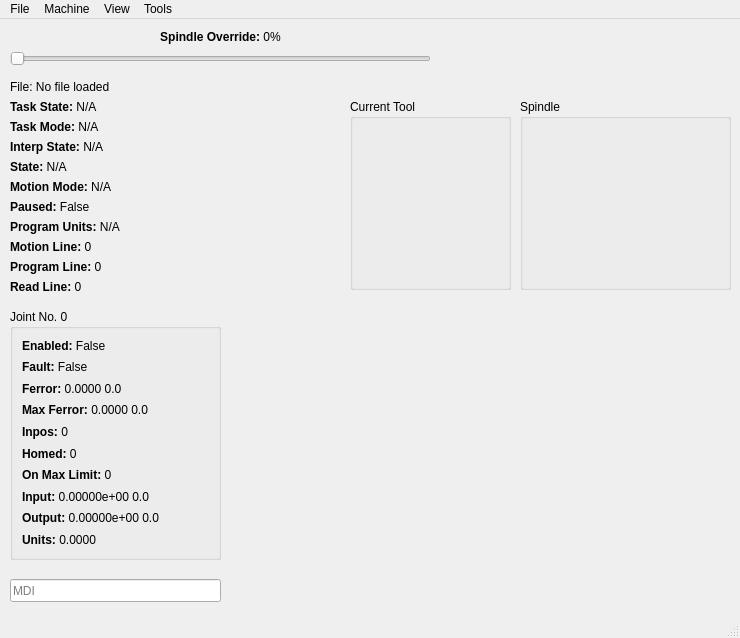
<?xml version="1.0" encoding="UTF-8"?>
<ui version="4.0">
 <class>Form</class>
 <widget class="VCPMainWindow" name="Form">
  <property name="geometry">
   <rect>
    <x>0</x>
    <y>0</y>
    <width>740</width>
    <height>638</height>
   </rect>
  </property>
  <property name="focusPolicy">
   <enum>Qt::StrongFocus</enum>
  </property>
  <property name="windowTitle">
   <string>QtPyVCP Demo - Status Labels</string>
  </property>
  <property name="toolTipDuration">
   <number>-1</number>
  </property>
  <property name="promptAtExit" stdset="0">
   <bool>false</bool>
  </property>
  <property name="promot_on_exit" stdset="0">
   <bool>false</bool>
  </property>
  <widget class="QWidget" name="centralwidget">
   <widget class="StatusLabel" name="statuslabelnew_4">
    <property name="geometry">
     <rect>
      <x>10</x>
      <y>120</y>
      <width>191</width>
      <height>16</height>
     </rect>
    </property>
    <property name="text">
     <string>&lt;b&gt;Interp State: &lt;/b&gt;N/A</string>
    </property>
    <property name="rules" stdset="0">
     <string>[{&quot;channels&quot;: [{&quot;url&quot;: &quot;status:interp_state?text&quot;, &quot;trigger&quot;: true}], &quot;property&quot;: &quot;Text&quot;, &quot;expression&quot;: &quot;\&quot;&lt;b&gt;Interp State: &lt;/b&gt;\&quot; + ch[0]&quot;, &quot;name&quot;: &quot;interp state&quot;}]</string>
    </property>
   </widget>
   <widget class="StatusLabel" name="statuslabelnew_7">
    <property name="geometry">
     <rect>
      <x>10</x>
      <y>180</y>
      <width>191</width>
      <height>16</height>
     </rect>
    </property>
    <property name="text">
     <string>&lt;b&gt;Paused: &lt;/b&gt;False</string>
    </property>
    <property name="rules" stdset="0">
     <string>[{&quot;channels&quot;: [{&quot;url&quot;: &quot;status:paused?text&quot;, &quot;trigger&quot;: true}], &quot;property&quot;: &quot;Text&quot;, &quot;expression&quot;: &quot;\&quot;&lt;b&gt;Paused: &lt;/b&gt;\&quot; + ch[0]&quot;, &quot;name&quot;: &quot;paused&quot;}]</string>
    </property>
   </widget>
   <widget class="StatusLabel" name="statuslabelnew_5">
    <property name="geometry">
     <rect>
      <x>10</x>
      <y>140</y>
      <width>191</width>
      <height>16</height>
     </rect>
    </property>
    <property name="text">
     <string>&lt;b&gt;State: &lt;/b&gt;N/A</string>
    </property>
    <property name="rules" stdset="0">
     <string>[{&quot;channels&quot;: [{&quot;url&quot;: &quot;status:state?text&quot;, &quot;trigger&quot;: true}], &quot;property&quot;: &quot;Text&quot;, &quot;expression&quot;: &quot;\&quot;&lt;b&gt;State: &lt;/b&gt;\&quot; + ch[0]&quot;, &quot;name&quot;: &quot;state&quot;}]</string>
    </property>
   </widget>
   <widget class="StatusLabel" name="statuslabelnew_6">
    <property name="geometry">
     <rect>
      <x>10</x>
      <y>160</y>
      <width>191</width>
      <height>16</height>
     </rect>
    </property>
    <property name="text">
     <string>&lt;b&gt;Motion Mode: &lt;/b&gt;N/A</string>
    </property>
    <property name="rules" stdset="0">
     <string>[{&quot;channels&quot;: [{&quot;url&quot;: &quot;status:motion_mode?text&quot;, &quot;trigger&quot;: true}], &quot;property&quot;: &quot;Text&quot;, &quot;expression&quot;: &quot;\&quot;&lt;b&gt;Motion Mode: &lt;/b&gt;\&quot; + ch[0]&quot;, &quot;name&quot;: &quot;motion mode&quot;}]</string>
    </property>
   </widget>
   <widget class="StatusLabel" name="statuslabelnew_8">
    <property name="geometry">
     <rect>
      <x>10</x>
      <y>200</y>
      <width>191</width>
      <height>16</height>
     </rect>
    </property>
    <property name="text">
     <string>&lt;b&gt;Program Units: &lt;/b&gt;N/A</string>
    </property>
    <property name="rules" stdset="0">
     <string>[{&quot;channels&quot;: [{&quot;url&quot;: &quot;status:program_units?text&quot;, &quot;trigger&quot;: true}], &quot;property&quot;: &quot;Text&quot;, &quot;expression&quot;: &quot;\&quot;&lt;b&gt;Program Units: &lt;/b&gt;\&quot; + ch[0]&quot;, &quot;name&quot;: &quot;prog units&quot;}]</string>
    </property>
   </widget>
   <widget class="StatusLabel" name="statuslabelnew">
    <property name="geometry">
     <rect>
      <x>10</x>
      <y>10</y>
      <width>421</width>
      <height>16</height>
     </rect>
    </property>
    <property name="text">
     <string>&lt;b&gt;Spindle Override:&lt;/b&gt;     0%</string>
    </property>
    <property name="alignment">
     <set>Qt::AlignCenter</set>
    </property>
    <property name="rules" stdset="0">
     <string>[{&quot;channels&quot;: [{&quot;url&quot;: &quot;status:spindle.0.override&quot;, &quot;trigger&quot;: true}], &quot;property&quot;: &quot;Text&quot;, &quot;expression&quot;: &quot;\&quot;&lt;b&gt;Spindle Override:&lt;/b&gt; {:6.0%}\&quot;.format(ch[0])&quot;, &quot;name&quot;: &quot;override&quot;}]</string>
    </property>
   </widget>
   <widget class="StatusLabel" name="statuslabelnew_3">
    <property name="geometry">
     <rect>
      <x>10</x>
      <y>100</y>
      <width>191</width>
      <height>16</height>
     </rect>
    </property>
    <property name="text">
     <string>&lt;b&gt;Task Mode:&lt;/b&gt; N/A</string>
    </property>
    <property name="rules" stdset="0">
     <string>[{&quot;channels&quot;: [{&quot;url&quot;: &quot;status:task_mode?text&quot;, &quot;trigger&quot;: true}], &quot;property&quot;: &quot;Text&quot;, &quot;expression&quot;: &quot;\&quot;&lt;b&gt;Task Mode:&lt;/b&gt; \&quot; + ch[0]&quot;, &quot;name&quot;: &quot;Task Mode&quot;}]</string>
    </property>
   </widget>
   <widget class="StatusLabel" name="statuslabelnew_9">
    <property name="geometry">
     <rect>
      <x>10</x>
      <y>220</y>
      <width>191</width>
      <height>16</height>
     </rect>
    </property>
    <property name="text">
     <string>&lt;b&gt;Motion Line:&lt;/b&gt; 0</string>
    </property>
    <property name="rules" stdset="0">
     <string>[{&quot;channels&quot;: [{&quot;url&quot;: &quot;status:motion_line&quot;, &quot;trigger&quot;: true}], &quot;property&quot;: &quot;Text&quot;, &quot;expression&quot;: &quot;\&quot;&lt;b&gt;Motion Line:&lt;/b&gt; {}\&quot;.format(ch[0])&quot;, &quot;name&quot;: &quot;motion line&quot;}]</string>
    </property>
   </widget>
   <widget class="StatusLabel" name="statuslabelnew_11">
    <property name="geometry">
     <rect>
      <x>10</x>
      <y>60</y>
      <width>601</width>
      <height>16</height>
     </rect>
    </property>
    <property name="text">
     <string>&lt;b&gt;File: &lt;/b&gt;No file loaded</string>
    </property>
    <property name="scaledContents">
     <bool>true</bool>
    </property>
    <property name="rules" stdset="0">
     <string>[{&quot;channels&quot;: [{&quot;url&quot;: &quot;status:file&quot;, &quot;trigger&quot;: true}], &quot;property&quot;: &quot;Text&quot;, &quot;expression&quot;: &quot;\&quot;&lt;b&gt;File: &lt;/b&gt;\&quot; + ch[0]&quot;, &quot;name&quot;: &quot;file&quot;}]</string>
    </property>
   </widget>
   <widget class="ActionSlider" name="actionslider">
    <property name="geometry">
     <rect>
      <x>10</x>
      <y>30</y>
      <width>421</width>
      <height>20</height>
     </rect>
    </property>
    <property name="orientation">
     <enum>Qt::Horizontal</enum>
    </property>
    <property name="actionName" stdset="0">
     <string>spindle.0.override</string>
    </property>
   </widget>
   <widget class="StatusLabel" name="statuslabelnew_2">
    <property name="geometry">
     <rect>
      <x>10</x>
      <y>80</y>
      <width>191</width>
      <height>16</height>
     </rect>
    </property>
    <property name="text">
     <string>&lt;b&gt;Task State:&lt;/b&gt; N/A</string>
    </property>
    <property name="rules" stdset="0">
     <string>[{&quot;channels&quot;: [{&quot;url&quot;: &quot;status:task_state?text&quot;, &quot;trigger&quot;: true}], &quot;property&quot;: &quot;Text&quot;, &quot;expression&quot;: &quot;\&quot;&lt;b&gt;Task State:&lt;/b&gt; {}\&quot;.format(ch[0])&quot;, &quot;name&quot;: &quot;Task State&quot;}]</string>
    </property>
   </widget>
   <widget class="StatusLabel" name="statuslabelnew_10">
    <property name="geometry">
     <rect>
      <x>10</x>
      <y>260</y>
      <width>191</width>
      <height>16</height>
     </rect>
    </property>
    <property name="text">
     <string>&lt;b&gt;Read Line:&lt;/b&gt; 0</string>
    </property>
    <property name="rules" stdset="0">
     <string>[{&quot;channels&quot;: [{&quot;url&quot;: &quot;status:read_line&quot;, &quot;trigger&quot;: true}], &quot;property&quot;: &quot;Text&quot;, &quot;expression&quot;: &quot;\&quot;&lt;b&gt;Read Line:&lt;/b&gt; {}\&quot;.format(ch[0])&quot;, &quot;name&quot;: &quot;read line&quot;}]</string>
    </property>
   </widget>
   <widget class="QGroupBox" name="groupBox">
    <property name="geometry">
     <rect>
      <x>10</x>
      <y>290</y>
      <width>211</width>
      <height>251</height>
     </rect>
    </property>
    <property name="title">
     <string>Joint No. 0</string>
    </property>
    <layout class="QVBoxLayout" name="verticalLayout">
     <item>
      <widget class="StatusLabel" name="statuslabelnew_13">
       <property name="text">
        <string>&lt;b&gt;Enabled:&lt;/b&gt; False</string>
       </property>
       <property name="rules" stdset="0">
        <string>[{&quot;channels&quot;: [{&quot;url&quot;: &quot;status:joint.0.enabled&quot;, &quot;trigger&quot;: true}], &quot;property&quot;: &quot;Text&quot;, &quot;expression&quot;: &quot;\&quot;&lt;b&gt;Enabled:&lt;/b&gt; %s\&quot; % bool(ch[0])&quot;, &quot;name&quot;: &quot;enabled&quot;}]</string>
       </property>
      </widget>
     </item>
     <item>
      <widget class="StatusLabel" name="statuslabelnew_14">
       <property name="text">
        <string>&lt;b&gt;Fault:&lt;/b&gt; False</string>
       </property>
       <property name="rules" stdset="0">
        <string>[{&quot;channels&quot;: [{&quot;url&quot;: &quot;status:joint.0.fault&quot;, &quot;trigger&quot;: true}], &quot;property&quot;: &quot;Text&quot;, &quot;expression&quot;: &quot;\&quot;&lt;b&gt;Fault:&lt;/b&gt; %s\&quot; % bool(ch[0])&quot;, &quot;name&quot;: &quot;fault&quot;}]</string>
       </property>
      </widget>
     </item>
     <item>
      <widget class="StatusLabel" name="statuslabelnew_15">
       <property name="text">
        <string>&lt;b&gt;Ferror:&lt;/b&gt; 0.0000 0.0</string>
       </property>
       <property name="rules" stdset="0">
        <string>[{&quot;channels&quot;: [{&quot;url&quot;: &quot;status:joint.0.ferror_current&quot;, &quot;trigger&quot;: true}, {&quot;url&quot;: &quot;status:linear_units?text&quot;, &quot;trigger&quot;: false}], &quot;property&quot;: &quot;Text&quot;, &quot;expression&quot;: &quot;\&quot;&lt;b&gt;Ferror:&lt;/b&gt; {:0.4f} {}\&quot;.format(ch[0], ch[1])&quot;, &quot;name&quot;: &quot;ferror&quot;}]</string>
       </property>
      </widget>
     </item>
     <item>
      <widget class="StatusLabel" name="statuslabelnew_21">
       <property name="text">
        <string>&lt;b&gt;Max Ferror:&lt;/b&gt; 0.0000 0.0</string>
       </property>
       <property name="rules" stdset="0">
        <string>[{&quot;channels&quot;: [{&quot;url&quot;: &quot;status:joint.0.ferror_highmark&quot;, &quot;trigger&quot;: true}, {&quot;url&quot;: &quot;status:linear_units?text&quot;, &quot;trigger&quot;: false}], &quot;property&quot;: &quot;Text&quot;, &quot;expression&quot;: &quot;\&quot;&lt;b&gt;Max Ferror:&lt;/b&gt; {:0.4f} {}\&quot;.format(ch[0], ch[1])&quot;, &quot;name&quot;: &quot;max ferror&quot;}]</string>
       </property>
      </widget>
     </item>
     <item>
      <widget class="StatusLabel" name="statuslabelnew_22">
       <property name="text">
        <string>&lt;b&gt;Inpos:&lt;/b&gt; 0</string>
       </property>
       <property name="rules" stdset="0">
        <string>[{&quot;channels&quot;: [{&quot;url&quot;: &quot;status:joint.0.inpos?text&quot;, &quot;trigger&quot;: true}], &quot;property&quot;: &quot;Text&quot;, &quot;expression&quot;: &quot;\&quot;&lt;b&gt;Inpos:&lt;/b&gt; \&quot; + ch[0]&quot;, &quot;name&quot;: &quot;in pos&quot;}]</string>
       </property>
      </widget>
     </item>
     <item>
      <widget class="StatusLabel" name="statuslabelnew_16">
       <property name="text">
        <string>&lt;b&gt;Homed:&lt;/b&gt; 0</string>
       </property>
       <property name="rules" stdset="0">
        <string>[{&quot;channels&quot;: [{&quot;url&quot;: &quot;status:joint.0.homed?text&quot;, &quot;trigger&quot;: true}], &quot;property&quot;: &quot;Text&quot;, &quot;expression&quot;: &quot;\&quot;&lt;b&gt;Homed:&lt;/b&gt; \&quot; + ch[0]&quot;, &quot;name&quot;: &quot;homed&quot;}]</string>
       </property>
      </widget>
     </item>
     <item>
      <widget class="StatusLabel" name="statuslabelnew_17">
       <property name="text">
        <string>&lt;b&gt;On Max Limit:&lt;/b&gt; 0</string>
       </property>
       <property name="rules" stdset="0">
        <string>[{&quot;channels&quot;: [{&quot;url&quot;: &quot;status:joint.0.max_hard_limit?text&quot;, &quot;trigger&quot;: true}], &quot;property&quot;: &quot;Text&quot;, &quot;expression&quot;: &quot;\&quot;&lt;b&gt;On Max Limit:&lt;/b&gt; \&quot; + ch[0]&quot;, &quot;name&quot;: &quot;New Rule&quot;}]</string>
       </property>
      </widget>
     </item>
     <item>
      <widget class="StatusLabel" name="statuslabelnew_23">
       <property name="text">
        <string>&lt;b&gt;Input:&lt;/b&gt; 0.00000e+00 0.0</string>
       </property>
       <property name="rules" stdset="0">
        <string>[{&quot;channels&quot;: [{&quot;url&quot;: &quot;status:joint.0.input&quot;, &quot;trigger&quot;: true}, {&quot;url&quot;: &quot;status:linear_units?text&quot;, &quot;trigger&quot;: false}], &quot;property&quot;: &quot;Text&quot;, &quot;expression&quot;: &quot;\&quot;&lt;b&gt;Input:&lt;/b&gt; {:0.5e} {}\&quot;.format(ch[0], ch[1])&quot;, &quot;name&quot;: &quot;New Rule&quot;}]</string>
       </property>
      </widget>
     </item>
     <item>
      <widget class="StatusLabel" name="statuslabelnew_20">
       <property name="text">
        <string>&lt;b&gt;Output:&lt;/b&gt; 0.00000e+00 0.0</string>
       </property>
       <property name="rules" stdset="0">
        <string>[{&quot;channels&quot;: [{&quot;url&quot;: &quot;status:joint.0.output&quot;, &quot;trigger&quot;: true}, {&quot;url&quot;: &quot;status:linear_units?text&quot;, &quot;trigger&quot;: false}], &quot;property&quot;: &quot;Text&quot;, &quot;expression&quot;: &quot;\&quot;&lt;b&gt;Output:&lt;/b&gt; {:0.5e} {}\&quot;.format(ch[0], ch[1])&quot;, &quot;name&quot;: &quot;New Rule&quot;}]</string>
       </property>
      </widget>
     </item>
     <item>
      <widget class="StatusLabel" name="statuslabelnew_19">
       <property name="text">
        <string>&lt;b&gt;Units:&lt;/b&gt; 0.0000</string>
       </property>
       <property name="rules" stdset="0">
        <string>[{&quot;channels&quot;: [{&quot;url&quot;: &quot;status:joint.0.units&quot;, &quot;trigger&quot;: true}], &quot;property&quot;: &quot;Text&quot;, &quot;expression&quot;: &quot;\&quot;&lt;b&gt;Units:&lt;/b&gt; {:0.4f}\&quot;.format(ch[0])&quot;, &quot;name&quot;: &quot;New Rule&quot;}]</string>
       </property>
      </widget>
     </item>
    </layout>
   </widget>
   <widget class="MDIEntry" name="mdientry">
    <property name="geometry">
     <rect>
      <x>10</x>
      <y>560</y>
      <width>211</width>
      <height>23</height>
     </rect>
    </property>
    <property name="focusPolicy">
     <enum>Qt::ClickFocus</enum>
    </property>
    <property name="placeholderText">
     <string>MDI</string>
    </property>
   </widget>
   <widget class="QGroupBox" name="groupBox_2">
    <property name="geometry">
     <rect>
      <x>520</x>
      <y>80</y>
      <width>211</width>
      <height>191</height>
     </rect>
    </property>
    <property name="title">
     <string>Spindle</string>
    </property>
    <layout class="QVBoxLayout" name="verticalLayout_2">
     <item>
      <widget class="StatusLabel" name="statuslabelnew_28">
       <property name="rules" stdset="0">
        <string>[{&quot;channels&quot;: [{&quot;url&quot;: &quot;status:spindle.0.enabled?text&quot;, &quot;trigger&quot;: true}], &quot;property&quot;: &quot;Text&quot;, &quot;expression&quot;: &quot;\&quot;&lt;b&gt;Enabled:&lt;/b&gt; \&quot; + ch[0]&quot;, &quot;name&quot;: &quot;New Rule&quot;}]</string>
       </property>
      </widget>
     </item>
     <item>
      <widget class="StatusLabel" name="statuslabelnew_29">
       <property name="rules" stdset="0">
        <string>[{&quot;channels&quot;: [{&quot;url&quot;: &quot;status:spindle.0.speed&quot;, &quot;trigger&quot;: true}], &quot;property&quot;: &quot;Text&quot;, &quot;expression&quot;: &quot;\&quot;&lt;b&gt;Act Speed:&lt;/b&gt; {:.0f} rpm\&quot;.format(ch[0])&quot;, &quot;name&quot;: &quot;speed&quot;}]</string>
       </property>
       <property name="format" stdset="0">
        <string>&lt;b&gt;speed:&lt;/b&gt; {:.1f} rpm</string>
       </property>
      </widget>
     </item>
     <item>
      <widget class="StatusLabel" name="statuslabelnew_24">
       <property name="rules" stdset="0">
        <string>[{&quot;channels&quot;: [{&quot;url&quot;: &quot;status:settings?speed&quot;, &quot;trigger&quot;: true}], &quot;property&quot;: &quot;Text&quot;, &quot;expression&quot;: &quot;\&quot;&lt;b&gt;Prog Speed:&lt;/b&gt; {:.0f} rpm\&quot;.format(ch[0])&quot;, &quot;name&quot;: &quot;New Rule&quot;}]</string>
       </property>
      </widget>
     </item>
     <item>
      <widget class="StatusLabel" name="statuslabelnew_25">
       <property name="rules" stdset="0">
        <string>[{&quot;channels&quot;: [{&quot;url&quot;: &quot;status:spindle.0.direction?text&quot;, &quot;trigger&quot;: true}], &quot;property&quot;: &quot;Text&quot;, &quot;expression&quot;: &quot;\&quot;&lt;b&gt;Direction:&lt;/b&gt; \&quot; + ch[0]&quot;, &quot;name&quot;: &quot;New Rule&quot;}]</string>
       </property>
      </widget>
     </item>
     <item>
      <widget class="StatusLabel" name="statuslabelnew_26">
       <property name="rules" stdset="0">
        <string>[{&quot;channels&quot;: [{&quot;url&quot;: &quot;status:spindle.0.override&quot;, &quot;trigger&quot;: true}], &quot;property&quot;: &quot;Text&quot;, &quot;expression&quot;: &quot;\&quot;&lt;b&gt;Override:&lt;/b&gt; {:.0%}\&quot;.format(ch[0])&quot;, &quot;name&quot;: &quot;New Rule&quot;}]</string>
       </property>
      </widget>
     </item>
     <item>
      <widget class="StatusLabel" name="statuslabelnew_27">
       <property name="rules" stdset="0">
        <string>[{&quot;channels&quot;: [{&quot;url&quot;: &quot;status:spindle.0.override_enabled?text&quot;, &quot;trigger&quot;: true}], &quot;property&quot;: &quot;Text&quot;, &quot;expression&quot;: &quot;\&quot;&lt;b&gt;Override Enabled:&lt;/b&gt; \&quot; + ch[0]&quot;, &quot;name&quot;: &quot;New Rule&quot;}]</string>
       </property>
      </widget>
     </item>
     <item>
      <widget class="StatusLabel" name="statuslabelnew_30">
       <property name="rules" stdset="0">
        <string>[{&quot;channels&quot;: [{&quot;url&quot;: &quot;status:spindle.0.orient_fault?text&quot;, &quot;trigger&quot;: true}], &quot;property&quot;: &quot;Text&quot;, &quot;expression&quot;: &quot;\&quot;&lt;b&gt;Orient Fault:&lt;/b&gt; \&quot; + ch[0]&quot;, &quot;name&quot;: &quot;New Rule&quot;}]</string>
       </property>
      </widget>
     </item>
    </layout>
   </widget>
   <widget class="GcodeBackplot" name="gcodebackplot">
    <property name="geometry">
     <rect>
      <x>240</x>
      <y>290</y>
      <width>491</width>
      <height>301</height>
     </rect>
    </property>
   </widget>
   <widget class="QGroupBox" name="groupBox_3">
    <property name="geometry">
     <rect>
      <x>350</x>
      <y>80</y>
      <width>161</width>
      <height>191</height>
     </rect>
    </property>
    <property name="title">
     <string>Current Tool</string>
    </property>
    <layout class="QVBoxLayout" name="verticalLayout_3">
     <item>
      <widget class="StatusLabel" name="statuslabelnew_34">
       <property name="font">
        <font>
         <pointsize>12</pointsize>
        </font>
       </property>
       <property name="alignment">
        <set>Qt::AlignCenter</set>
       </property>
       <property name="rules" stdset="0">
        <string>[{&quot;channels&quot;: [{&quot;url&quot;: &quot;tooltable:current_tool?tool&quot;, &quot;trigger&quot;: true}], &quot;property&quot;: &quot;Text&quot;, &quot;expression&quot;: &quot;\&quot;&lt;b&gt;Tool No.:&lt;/b&gt; {}\&quot;.format(ch[0])&quot;, &quot;name&quot;: &quot;New Rule&quot;}]</string>
       </property>
      </widget>
     </item>
     <item>
      <widget class="StatusLabel" name="statuslabelnew_31">
       <property name="font">
        <font>
         <weight>75</weight>
         <bold>true</bold>
        </font>
       </property>
       <property name="alignment">
        <set>Qt::AlignCenter</set>
       </property>
       <property name="rules" stdset="0">
        <string>[{&quot;channels&quot;: [{&quot;url&quot;: &quot;tooltable:current_tool?remark&quot;, &quot;trigger&quot;: true}], &quot;property&quot;: &quot;Text&quot;, &quot;expression&quot;: &quot;ch[0]&quot;, &quot;name&quot;: &quot;comment&quot;}]</string>
       </property>
      </widget>
     </item>
     <item>
      <widget class="StatusLabel" name="statuslabelnew_32">
       <property name="rules" stdset="0">
        <string>[{&quot;channels&quot;: [{&quot;url&quot;: &quot;tooltable:current_tool?diameter&quot;, &quot;trigger&quot;: true}, {&quot;url&quot;: &quot;status:linear_units?text&quot;, &quot;trigger&quot;: false}], &quot;property&quot;: &quot;Text&quot;, &quot;expression&quot;: &quot;\&quot;&lt;b&gt;Diameter:&lt;/b&gt; {:0.4} {}\&quot;.format(ch[0], ch[1])&quot;, &quot;name&quot;: &quot;New Rule&quot;}]</string>
       </property>
      </widget>
     </item>
     <item>
      <widget class="StatusLabel" name="statuslabelnew_33">
       <property name="rules" stdset="0">
        <string>[{&quot;channels&quot;: [{&quot;url&quot;: &quot;tooltable:current_tool?z_offset&quot;, &quot;trigger&quot;: true}, {&quot;url&quot;: &quot;status:linear_units?text&quot;, &quot;trigger&quot;: false}], &quot;property&quot;: &quot;Text&quot;, &quot;expression&quot;: &quot;\&quot;&lt;b&gt;Length:&lt;/b&gt; {:0.3f} {}\&quot;.format(ch[0], ch[1])&quot;, &quot;name&quot;: &quot;New Rule&quot;}]</string>
       </property>
      </widget>
     </item>
     <item>
      <widget class="StatusLabel" name="statuslabelnew_35">
       <property name="rules" stdset="0">
        <string>[{&quot;channels&quot;: [{&quot;url&quot;: &quot;tooltable:current_tool?pocket&quot;, &quot;trigger&quot;: true}], &quot;property&quot;: &quot;Text&quot;, &quot;expression&quot;: &quot;\&quot;&lt;b&gt;Pocket:&lt;/b&gt; {}\&quot;.format(ch[0])&quot;, &quot;name&quot;: &quot;New Rule&quot;}]</string>
       </property>
      </widget>
     </item>
    </layout>
   </widget>
   <widget class="StatusLabel" name="statuslabelnew_12">
    <property name="geometry">
     <rect>
      <x>10</x>
      <y>240</y>
      <width>191</width>
      <height>16</height>
     </rect>
    </property>
    <property name="text">
     <string>&lt;b&gt;Program Line:&lt;/b&gt; 0</string>
    </property>
    <property name="rules" stdset="0">
     <string>[{&quot;channels&quot;: [{&quot;url&quot;: &quot;status:current_line&quot;, &quot;trigger&quot;: true}], &quot;property&quot;: &quot;Text&quot;, &quot;expression&quot;: &quot;\&quot;&lt;b&gt;Program Line:&lt;/b&gt; {}\&quot;.format(ch[0])&quot;, &quot;name&quot;: &quot;prog line&quot;}]</string>
    </property>
   </widget>
  </widget>
  <widget class="QMenuBar" name="menuBar">
   <property name="geometry">
    <rect>
     <x>0</x>
     <y>0</y>
     <width>740</width>
     <height>22</height>
    </rect>
   </property>
   <widget class="QMenu" name="menuExit">
    <property name="title">
     <string>File</string>
    </property>
    <widget class="QMenu" name="menuRecentFiles">
     <property name="title">
      <string>Recent &amp;Files</string>
     </property>
     <addaction name="actionFile1"/>
    </widget>
    <addaction name="actionOpen"/>
    <addaction name="menuRecentFiles"/>
    <addaction name="actionReload"/>
    <addaction name="actionClose"/>
    <addaction name="actionSave_As"/>
    <addaction name="separator"/>
    <addaction name="actionExit"/>
   </widget>
   <widget class="QMenu" name="menuMachine">
    <property name="title">
     <string>Machine</string>
    </property>
    <widget class="QMenu" name="menuHoming">
     <property name="title">
      <string>Homing</string>
     </property>
     <addaction name="actionHome_All"/>
     <addaction name="actionHome_X"/>
     <addaction name="actionHome_Y"/>
     <addaction name="actionHome_Z"/>
    </widget>
    <widget class="QMenu" name="menuCooling">
     <property name="title">
      <string>Cooling</string>
     </property>
     <addaction name="action_Mist_toggle"/>
     <addaction name="action_Flood_toggle"/>
    </widget>
    <addaction name="action_EmergencyStop_toggle"/>
    <addaction name="action_MachinePower_toggle"/>
    <addaction name="separator"/>
    <addaction name="actionRun_Program"/>
    <addaction name="actionRun_From_Line"/>
    <addaction name="actionStep"/>
    <addaction name="actionPause"/>
    <addaction name="actionResume"/>
    <addaction name="actionStop"/>
    <addaction name="actionPause_at_M1"/>
    <addaction name="actionSkip_lines_with"/>
    <addaction name="separator"/>
    <addaction name="menuHoming"/>
    <addaction name="menuCooling"/>
    <addaction name="separator"/>
    <addaction name="actionOverride_Limits"/>
   </widget>
   <widget class="QMenu" name="menuView">
    <property name="title">
     <string>View</string>
    </property>
    <addaction name="actionReport_Actual_Position"/>
    <addaction name="actionTest"/>
   </widget>
   <widget class="QMenu" name="menuTools">
    <property name="title">
     <string>Tools</string>
    </property>
    <addaction name="actionHalmeter"/>
    <addaction name="actionHalshow"/>
    <addaction name="actionHAL_Scope"/>
    <addaction name="actionCalibration"/>
   </widget>
   <addaction name="menuExit"/>
   <addaction name="menuMachine"/>
   <addaction name="menuView"/>
   <addaction name="menuTools"/>
  </widget>
  <widget class="QStatusBar" name="statusBar"/>
  <action name="actionExit">
   <property name="text">
    <string>Exit</string>
   </property>
  </action>
  <action name="actionOpen">
   <property name="text">
    <string>&amp;Open ...</string>
   </property>
   <property name="shortcut">
    <string>O</string>
   </property>
  </action>
  <action name="actionClose">
   <property name="text">
    <string>Close</string>
   </property>
  </action>
  <action name="actionReload">
   <property name="text">
    <string>&amp;Reload</string>
   </property>
   <property name="shortcut">
    <string>Ctrl+R</string>
   </property>
  </action>
  <action name="actionSave_As">
   <property name="text">
    <string>Save As ...</string>
   </property>
  </action>
  <action name="actionHome_X">
   <property name="text">
    <string>Home &amp;X</string>
   </property>
  </action>
  <action name="actionHome_Y">
   <property name="text">
    <string>Home &amp;Y</string>
   </property>
  </action>
  <action name="actionHome_Z">
   <property name="text">
    <string>Home &amp;Z</string>
   </property>
  </action>
  <action name="action_EmergencyStop_toggle">
   <property name="text">
    <string>Toggle E-stop</string>
   </property>
   <property name="shortcut">
    <string>F1</string>
   </property>
   <property name="actionName" stdset="0">
    <string>machine.estop.toggle</string>
   </property>
  </action>
  <action name="action_MachinePower_toggle">
   <property name="text">
    <string>Machine Power</string>
   </property>
   <property name="shortcut">
    <string>F2</string>
   </property>
   <property name="actionName" stdset="0">
    <string>machine.power.toggle</string>
   </property>
  </action>
  <action name="actionHome_All">
   <property name="text">
    <string>Home All</string>
   </property>
  </action>
  <action name="actionRun_Program">
   <property name="text">
    <string>Run Program</string>
   </property>
   <property name="shortcut">
    <string>R</string>
   </property>
   <property name="actionName" stdset="0">
    <string>program.run</string>
   </property>
  </action>
  <action name="actionFile1">
   <property name="text">
    <string>File1</string>
   </property>
  </action>
  <action name="actionReport_Actual_Position">
   <property name="checkable">
    <bool>true</bool>
   </property>
   <property name="text">
    <string>Report Actual Position</string>
   </property>
  </action>
  <action name="actionTest">
   <property name="text">
    <string>Test</string>
   </property>
  </action>
  <action name="action_Mist_toggle">
   <property name="checkable">
    <bool>true</bool>
   </property>
   <property name="text">
    <string>Mist</string>
   </property>
   <property name="shortcut">
    <string>F7</string>
   </property>
   <property name="actionName" stdset="0">
    <string>coolant.mist.toggle</string>
   </property>
  </action>
  <action name="action_Flood_toggle">
   <property name="checkable">
    <bool>true</bool>
   </property>
   <property name="text">
    <string>Flood</string>
   </property>
   <property name="shortcut">
    <string>F8</string>
   </property>
   <property name="actionName" stdset="0">
    <string>coolant.flood.toggle</string>
   </property>
  </action>
  <action name="action_program_run">
   <property name="text">
    <string>Run Program</string>
   </property>
  </action>
  <action name="action_coolant_floodToggle">
   <property name="checkable">
    <bool>true</bool>
   </property>
   <property name="text">
    <string>Flood</string>
   </property>
  </action>
  <action name="actionHalshow">
   <property name="text">
    <string>HAL Show</string>
   </property>
   <property name="actionName" stdset="0">
    <string>tool.halshow</string>
   </property>
  </action>
  <action name="actionHalmeter">
   <property name="text">
    <string>HAL Meter</string>
   </property>
   <property name="actionName" stdset="0">
    <string>tool.halmeter</string>
   </property>
  </action>
  <action name="actionHAL_Scope">
   <property name="text">
    <string>HAL Scope</string>
   </property>
   <property name="actionName" stdset="0">
    <string>tool.halscope</string>
   </property>
  </action>
  <action name="actionCalibration">
   <property name="text">
    <string>Calibration</string>
   </property>
   <property name="actionName" stdset="0">
    <string>tool.calibration</string>
   </property>
  </action>
  <action name="actionOverride_Limits">
   <property name="text">
    <string>Override Limits</string>
   </property>
   <property name="actionName" stdset="0">
    <string>machine.override-limits</string>
   </property>
  </action>
  <action name="actionOverride_Limits_2">
   <property name="text">
    <string>Override Limits</string>
   </property>
   <property name="actionName" stdset="0">
    <string>machine.override-limits</string>
   </property>
  </action>
  <action name="actionRun_From_Line">
   <property name="text">
    <string>Run From Line</string>
   </property>
   <property name="actionName" stdset="0">
    <string>program.run-from-line</string>
   </property>
  </action>
  <action name="actionStep">
   <property name="text">
    <string>Step</string>
   </property>
   <property name="shortcut">
    <string>T</string>
   </property>
   <property name="actionName" stdset="0">
    <string>program.step</string>
   </property>
  </action>
  <action name="actionPause">
   <property name="text">
    <string>Pause</string>
   </property>
   <property name="shortcut">
    <string>P</string>
   </property>
   <property name="actionName" stdset="0">
    <string>program.pause</string>
   </property>
  </action>
  <action name="actionStop">
   <property name="text">
    <string>Stop</string>
   </property>
   <property name="shortcut">
    <string>Esc</string>
   </property>
   <property name="actionName" stdset="0">
    <string>program.abort</string>
   </property>
  </action>
  <action name="actionResume">
   <property name="text">
    <string>Resume</string>
   </property>
   <property name="shortcut">
    <string>S</string>
   </property>
   <property name="actionName" stdset="0">
    <string>program.resume</string>
   </property>
  </action>
  <action name="actionPause_at_M1">
   <property name="text">
    <string>Pause at 'M1'</string>
   </property>
   <property name="actionName" stdset="0">
    <string>program.optional-stop.toggle</string>
   </property>
  </action>
  <action name="actionSkip_lines_with">
   <property name="text">
    <string>Skip lines with '/'</string>
   </property>
   <property name="actionName" stdset="0">
    <string>program.block-delete.toggle</string>
   </property>
  </action>
 </widget>
 <customwidgets>
  <customwidget>
   <class>GcodeBackplot</class>
   <extends>QWidget</extends>
   <header>qtpyvcp.widgets.display_widgets.gcode_backplot.gcode_backplot</header>
   <container>1</container>
  </customwidget>
  <customwidget>
   <class>VCPMainWindow</class>
   <extends>QMainWindow</extends>
   <header>qtpyvcp.widgets.form_widgets.main_window</header>
   <container>1</container>
  </customwidget>
  <customwidget>
   <class>MDIEntry</class>
   <extends>QLineEdit</extends>
   <header>qtpyvcp.widgets.input_widgets.mdientry_widget</header>
  </customwidget>
  <customwidget>
   <class>ActionSlider</class>
   <extends>QSlider</extends>
   <header>qtpyvcp.widgets.input_widgets.action_slider</header>
  </customwidget>
  <customwidget>
   <class>StatusLabel</class>
   <extends>QLabel</extends>
   <header>qtpyvcp.widgets.display_widgets.status_label</header>
  </customwidget>
 </customwidgets>
 <resources>
  <include location="brender/resources/brender.qrc"/>
 </resources>
 <connections/>
 <designerdata>
  <property name="gridDeltaX">
   <number>10</number>
  </property>
  <property name="gridDeltaY">
   <number>10</number>
  </property>
  <property name="gridSnapX">
   <bool>true</bool>
  </property>
  <property name="gridSnapY">
   <bool>true</bool>
  </property>
  <property name="gridVisible">
   <bool>true</bool>
  </property>
 </designerdata>
</ui>
